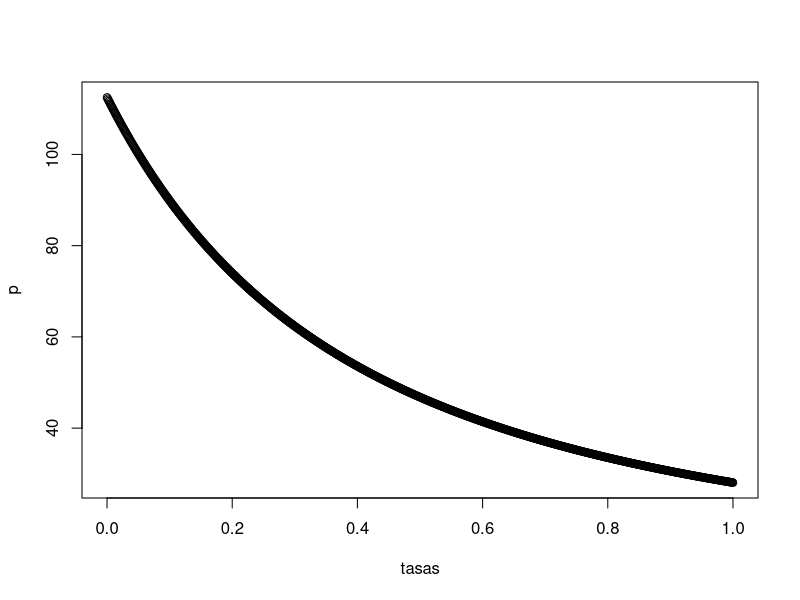

Source code (R): (Note: this script raises an error after producing the figure.)
#1 Inputs----
cupon=0.05
amortizaciones=matrix(c(1,2,3,4,25,25,25,25),ncol=2,dimnames=list(NULL,c("t","Amort")))

m=2 #Numero de pagos de intereses por anio

# Marcha progresiva----
n=max(amortizaciones[,1])*m
#Creo matriz de marcha
marcha=matrix(rep(NA,(n+1)*5),ncol=5)
colnames(marcha)=c("t","Saldo","Amort","Int","CF")
#Columna t
marcha[,"t"]=seq(from=0,to=n/m,by=1/m)
#Columnas amort y saldo
k=1
marcha[1,"Saldo"]=sum(amortizaciones[,"Amort"])
for (i in 1:(n+1)){
  if(marcha[i,"t"]==amortizaciones[k,"t"]){
    marcha[i,"Amort"]=amortizaciones[k,"Amort"]
    if(i>1){marcha[i,"Saldo"]=marcha[i-1,"Saldo"]-amortizaciones[k,"Amort"]}
    k=k+1}
  else{
    marcha[i,"Amort"]=0
    if(i>1){marcha[i,"Saldo"]=marcha[i-1,"Saldo"]}
  }
  }
#Columna int
marcha[1,"Int"]=0
for(i in 2:(n+1)){
  marcha[i,"Int"]=marcha[i-1,"Saldo"]*cupon/m
}
marcha[,"CF"]=marcha[,"Amort"]+marcha[,"Int"]

#Funcion de precio----
precio=function(tasa,t,CF){
  n=length(CF)
  p=0
  for(i in 1:n){
    p=p+CF[i]*(1+tasa)^-t[i]
  }
return(p)
}

precio(0.05,marcha[,"t"],marcha[,"CF"])

#para saber si esta ok paso la TEA a TNA
tasa1=(1+0.05/2)^2-1
precio(tasa1,marcha[,"t"],marcha[,"CF"])

#grafico de las tasas
tasas=seq(0,1,0.001)
p=precio(tasas,marcha[,"t"],marcha[,"CF"])
plot(tasas,p,type="b")

#Resolucion de la ecuacion----
polinomio=function(r){return(-80+precio(r,marcha[,"t"],marcha[,"CF"]))}
plot(tasas,f(tasas),type="l",col="red")
abline(h=0)
raiz_biseccion(0,0.2,10^-6,100)
